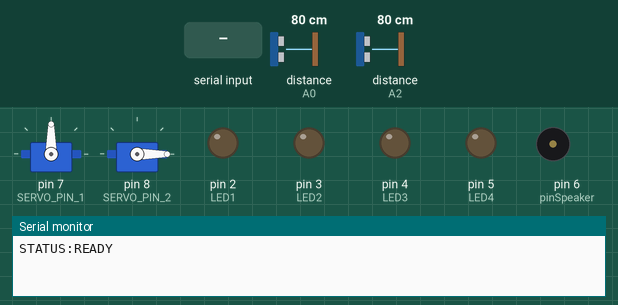
Bench run of a sketch on a simulated Arduino Mega 2560, built with avr-gcc and run on an emulated ATmega2560. On the bench: 2 × servo, output pins drawn as LEDs (lit = HIGH), buzzer (waves = sounding), the last lines printed to the serial monitor. The inputs (shaded band) are chosen by the test bench; at power-on: distance to the obstacle (sensors on A0, A2) 80 cm. The echo pulse lasts 58.3 µs per cm; random numbers use the default seed unless the sketch sets one; pins used as bus, display or sensor lines are not drawn.

Above: at 1.5 s.
1.6 s: "START:2\n" received over Serial
At 2.8 s:
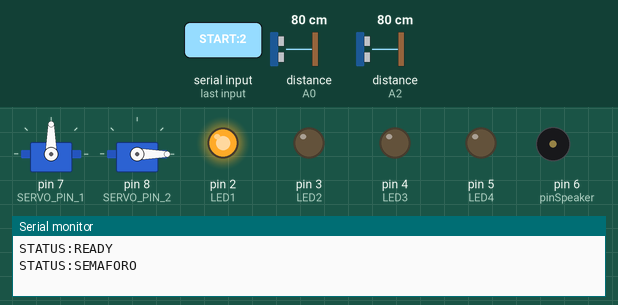
At 4.5 s:
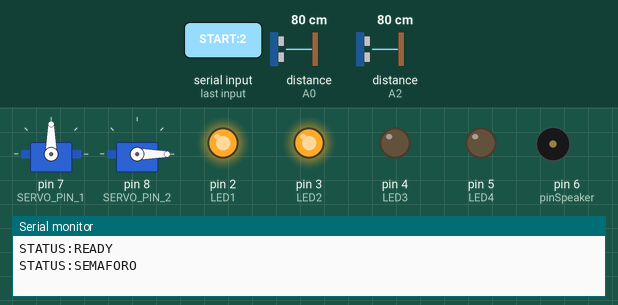
10.6 s: "STOP\n" received over Serial
At 10.76 s:
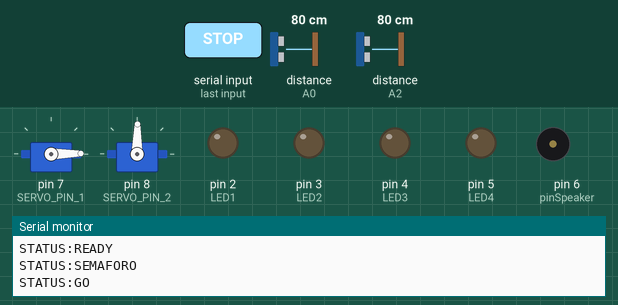
Timing chart, 0 to 21.5 s (numbered marks = the images above; inputs shaded):
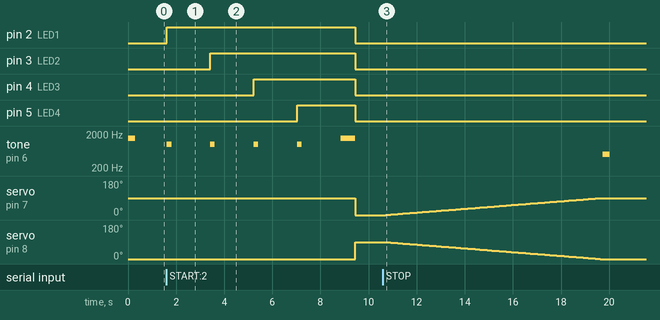

The sketch:

main.ino
```cpp
#include <Servo.h>


/* =========================================================================
   SISTEMA DE CARRERAS CON ARDUINO
   Flujo:
   1. Espera comando "START" o "START:<num_autos>" desde la aplicación.
   2. Activa la secuencia del semáforo (LEDs 1 a 4 con sonido).
   3. Al finalizar el semáforo, levanta las barreras (Servos a 90°).
   4. Espera a que las barreras se levanten e inicia el cronómetro.
   5. Lee los sensores ultrasónicos con filtro anti-ruido (doble verificación).
   6. Al detectar el paso de cada auto, envía inmediatamente su tiempo exacto.
   7. Al finalizar los autos activos (o por tiempo límite), baja las barreras (0°).
   8. Queda en espera para la siguiente carrera (Proceso Cíclico).
   ========================================================================= */

// Pines del Semáforo
#define LED1 2
#define LED2 3
#define LED3 4
#define LED4 5

// Pin del buzzer / parlante piezoeléctrico
#define pinSpeaker 6

// Servomotores de las barreras (Pines 7 y 8)
Servo servo1;
Servo servo2;
const int SERVO_PIN_1 = 7;
const int SERVO_PIN_2 = 8;

const int BARRIER_DOWN = 90;   // Barrera baja (autos detenidos)
const int BARRIER_UP   = 0;  // Barrera levantada (autos liberados)
const int BARRIER_DOWN2 = 0;
const int BARRIER_UP2 = 90;

// Velocidad de bajada de las barreras (ms por grado). Más alto = más lento
const int BARRIER_STEP_DELAY_MS = 100;

// Estado actual de las barreras (para no hacer movimientos innecesarios)
bool barriersUp = false;

// Sensores ultrasónicos HC-SR04 (5 pistas disponibles)
const int NUM_LANES = 5;
const int pinEcho[NUM_LANES] = {A0, A2, A4, A6, A8};
const int pinTrig[NUM_LANES] = {A1, A3, A5, A7, A9};

// Distancia de detección en centímetros (rango válido para un auto: 3cm a 25cm)
const int MIN_DIST_CM = 3;
const int MAX_DIST_CM = 7;

// Tiempo de gracia inicial tras levantar barreras (en ms) para ignorar el movimiento
// físico del brazo del servo, vibraciones iniciales y picos de corriente
const unsigned long BLIND_TIME_MS = 600;

// Tiempo máximo de carrera en milisegundos (15 segundos) antes de corte automático
const unsigned long MAX_RACE_TIME_MS = 15000;

// Variables de estado de carrera
bool raceActive = false;
int activeLanes = 2; // Cantidad de autos en la carrera actual (por defecto 2 o según START:N)

unsigned long startTime = 0;
unsigned long endTime[NUM_LANES] = {0, 0, 0, 0, 0};
bool carFinished[NUM_LANES] = {false, false, false, false, false};
int carsFinishedCount = 0;

void setup() {
  // Configuración de pines de LEDs
  pinMode(LED1, OUTPUT);
  pinMode(LED2, OUTPUT);
  pinMode(LED3, OUTPUT);
  pinMode(LED4, OUTPUT);
  initializeLights();

  // Buzzer: arrancar siempre en silencio
  pinMode(pinSpeaker, OUTPUT);
  noTone(pinSpeaker);

  // Configuración de pines ultrasónicos
  for (int i = 0; i < NUM_LANES; i++) {
    pinMode(pinTrig[i], OUTPUT);
    digitalWrite(pinTrig[i], LOW);
    pinMode(pinEcho[i], INPUT);
  }

  // Configuración de Servomotores
  servo1.attach(SERVO_PIN_1);
  servo2.attach(SERVO_PIN_2);
  // Posición inicial directa (sin barrido ni movimientos previos)
  servo1.write(BARRIER_DOWN);
  servo2.write(BARRIER_DOWN2);
  barriersUp = false;

  // Configuración de comunicación Serial
  Serial.begin(9600);

  // Tono de bienvenida / inicio del sistema
  tone(pinSpeaker, 1500, 300);
  delay(300);
  noTone(pinSpeaker);

  Serial.println("STATUS:READY");
}

void loop() {
  // Escuchar comandos desde el Backend / Puerto Serial
  if (Serial.available() > 0) {
    String command = Serial.readStringUntil('\n');
    command.trim();

    if (command.startsWith("START")) {
      // Opcional: el comando puede ser "START" o "START:2", "START:4", etc.
      int lanesToRace = 2; // Valor base si no se especifica
      int sepIndex = command.indexOf(':');
      if (sepIndex != -1) {
        int parsed = command.substring(sepIndex + 1).toInt();
        if (parsed >= 1 && parsed <= NUM_LANES) {
          lanesToRace = parsed;
        }
      }
      runRaceCycle(lanesToRace);

    } else if (command == "STOP" || command == "RESET") {
      stopRace();
    }
  }
}

// Apaga todas las luces del semáforo
void initializeLights() {
  digitalWrite(LED1, LOW);
  digitalWrite(LED2, LOW);
  digitalWrite(LED3, LOW);
  digitalWrite(LED4, LOW);
}

// Baja las barreras (solo si están levantadas, para evitar movimientos innecesarios)
void lowerBarriers() {
  if (!barriersUp) return;

  for (int i = 0; i <= 90; i++) {
    servo1.write(i);        // 0 -> 90
    servo2.write(90 - i);   // 90 -> 0
    delay(BARRIER_STEP_DELAY_MS);
  }
  barriersUp = false;
}

// Levanta las barreras
void raiseBarriers() {
  servo1.write(BARRIER_UP);
  servo2.write(BARRIER_UP2);
  barriersUp = true;
}

// Secuencia del semáforo con tono y retardo
void trafficLightSequence() {
  Serial.println("STATUS:SEMAFORO");

  int t = random(1000, 2000);

  // Luz 1
  digitalWrite(LED1, HIGH);
  tone(pinSpeaker, 1000, 200);
  delay(t);

  // Luz 2
  digitalWrite(LED2, HIGH);
  tone(pinSpeaker, 1000, 200);
  delay(t);

  // Luz 3
  digitalWrite(LED3, HIGH);
  tone(pinSpeaker, 1000, 200);
  delay(t);

  // Luz 4
  digitalWrite(LED4, HIGH);
  tone(pinSpeaker, 1000, 200);
  delay(t);

  // Tono largo de partida
  tone(pinSpeaker, 1500, 600);
  delay(600);
  noTone(pinSpeaker);

  // Apagar luces
  initializeLights();
}

// Ejecución completa de un ciclo de carrera
void runRaceCycle(int lanes) {
  activeLanes = lanes;
  raceActive = true;
  carsFinishedCount = 0;

  // Reiniciar registros de tiempos
  for (int i = 0; i < NUM_LANES; i++) {
    endTime[i] = 0;
    carFinished[i] = false;
  }

  // 1. Ejecutar semáforo (las barreras permanecen quietas, ya están abajo)
  trafficLightSequence();

  // 2. Levantar barreras recién cuando termina el semáforo
  raiseBarriers();
  // Esperar 400ms a que los brazos de los servos completen su giro a 90°
  // para que no pasen por delante del haz ultrasónico
  delay(400);

  // Iniciar cronómetro e informar largada
  startTime = millis();
  Serial.println("STATUS:GO");

  // 4. Bucle de monitoreo de sensores durante la carrera
  while (raceActive) {
    // Verificar si el usuario solicita cancelar por Serial
    if (Serial.available() > 0) {
      String cmd = Serial.readStringUntil('\n');
      cmd.trim();
      if (cmd == "STOP" || cmd == "RESET") {
        stopRace();
        return;
      }
    }

    unsigned long currentElapsed = millis() - startTime;

    // Solo evaluar llegada si ya pasó el tiempo de gracia inicial
    // (ningún auto llega a la meta en menos de 0.6 segundos)
    if (currentElapsed >= BLIND_TIME_MS) {
      // Escanear únicamente los carriles activos en esta carrera
      for (int i = 0; i < activeLanes; i++) {
        if (!carFinished[i]) {
          int dist1 = measureDistanceCm(i);

          // Si detecta un obstáculo en el rango del carril
          if (dist1 >= MIN_DIST_CM && dist1 <= MAX_DIST_CM) {
            // Doble verificación: esperar 12ms y volver a medir
            // Esto elimina 100% falsos positivos por rebote acústico o picos de ruido
            delay(12);
            int dist2 = measureDistanceCm(i);

            if (dist2 >= MIN_DIST_CM && dist2 <= MAX_DIST_CM) {
              unsigned long arrivalTime = millis();
              endTime[i] = arrivalTime;
              carFinished[i] = true;
              carsFinishedCount++;

              unsigned long totalTimeMs = arrivalTime - startTime;
              float seconds = totalTimeMs / 1000.0;

              // Sonido de detección de meta (suena para todos los autos, incluido el último)
              tone(pinSpeaker, 2000, 150);
              delay(150);
              noTone(pinSpeaker);

              // Enviar inmediatamente el tiempo exacto
              Serial.print("Auto ");
              Serial.print(i + 1);
              Serial.print(": ");
              Serial.print(seconds, 3);
              Serial.println(" s");
            }
          }
          // Pequeña pausa entre pistas para que el sonido no interfiera en la pista contigua
          delay(10);
        }
      }
    }

    // Condición de finalización:
    // a) Llegaron todos los competidores activos
    // b) Se superó el tiempo máximo de carrera (timeout de 15s)
    if (carsFinishedCount >= activeLanes || currentElapsed >= MAX_RACE_TIME_MS) {
      raceActive = false;
    }
  }

  // 5. Fin de la carrera: bajar barreras y enviar resumen
  finishRace();
}

// Medición de distancia por sensor ultrasónico
int measureDistanceCm(int laneIndex) {
  int trig = pinTrig[laneIndex];
  int echo = pinEcho[laneIndex];

  // Pulso de disparo limpio
  digitalWrite(trig, LOW);
  delayMicroseconds(4);
  digitalWrite(trig, HIGH);
  delayMicroseconds(10);
  digitalWrite(trig, LOW);

  // Timeout de 30000 microsegundos (~5 metros)
  long duration = pulseIn(echo, HIGH, 30000);
  if (duration <= 0) {
    return -1;
  }
  return duration * 0.034 / 2;
}

// Finaliza la carrera: pitido final, muestra tiempos y baja las barreras
void finishRace() {
  raceActive = false;

  // 1. Si llegaron todos, esperar 1 segundo después del beep del último auto
  //    y recién ahí sonar el pitido final (tone() con duración no bloquea)
  if (carsFinishedCount >= activeLanes) {
    delay(1000);
  }
  tone(pinSpeaker, 800, 1500);

  // 2. Mostrar los tiempos finales enseguida
  Serial.println("STATUS:FINISHED");
  for (int i = 0; i < activeLanes; i++) {
    Serial.print("Total Auto ");
    Serial.print(i + 1);
    Serial.print(": ");
    if (carFinished[i]) {
      float sec = (endTime[i] - startTime) / 1000.0;
      Serial.print(sec, 3);
      Serial.println(" s");
    } else {
      Serial.println("DNF (No finalizo)");
    }
  }

  // 3. Bajar barreras (mientras todavía suena el pitido)
  lowerBarriers();
  delay(400);
  noTone(pinSpeaker);

  // Sistema listo nuevamente para la próxima carrera (Proceso cíclico)
  Serial.println("STATUS:READY");
}

// Detiene de inmediato la carrera (cancelación manual)
void stopRace() {
  raceActive = false;
  initializeLights();
  lowerBarriers();
  tone(pinSpeaker, 500, 300);
  delay(300);
  noTone(pinSpeaker);
  Serial.println("STATUS:STOPPED");
  Serial.println("STATUS:READY");
}
```

Measured:
- after the input at 1.6 s, pin 2 (LED1): LOW → HIGH at once, → LOW 7.8 s later; pin 3 (LED2): LOW → HIGH after 1.8 s, → LOW 6.0 s later
- after the input at 10.6 s, tone on pin 6 (pinSpeaker): silent → 500 Hz after 9.1 s, → silent 0.30 s later; servo on pin 7 (SERVO_PIN_1): moves from 0° to 90° over 8.9 s, starting after 0.12 s; servo on pin 8 (SERVO_PIN_2): moves from 90° to 0° over 8.9 s, starting after 0.12 s
